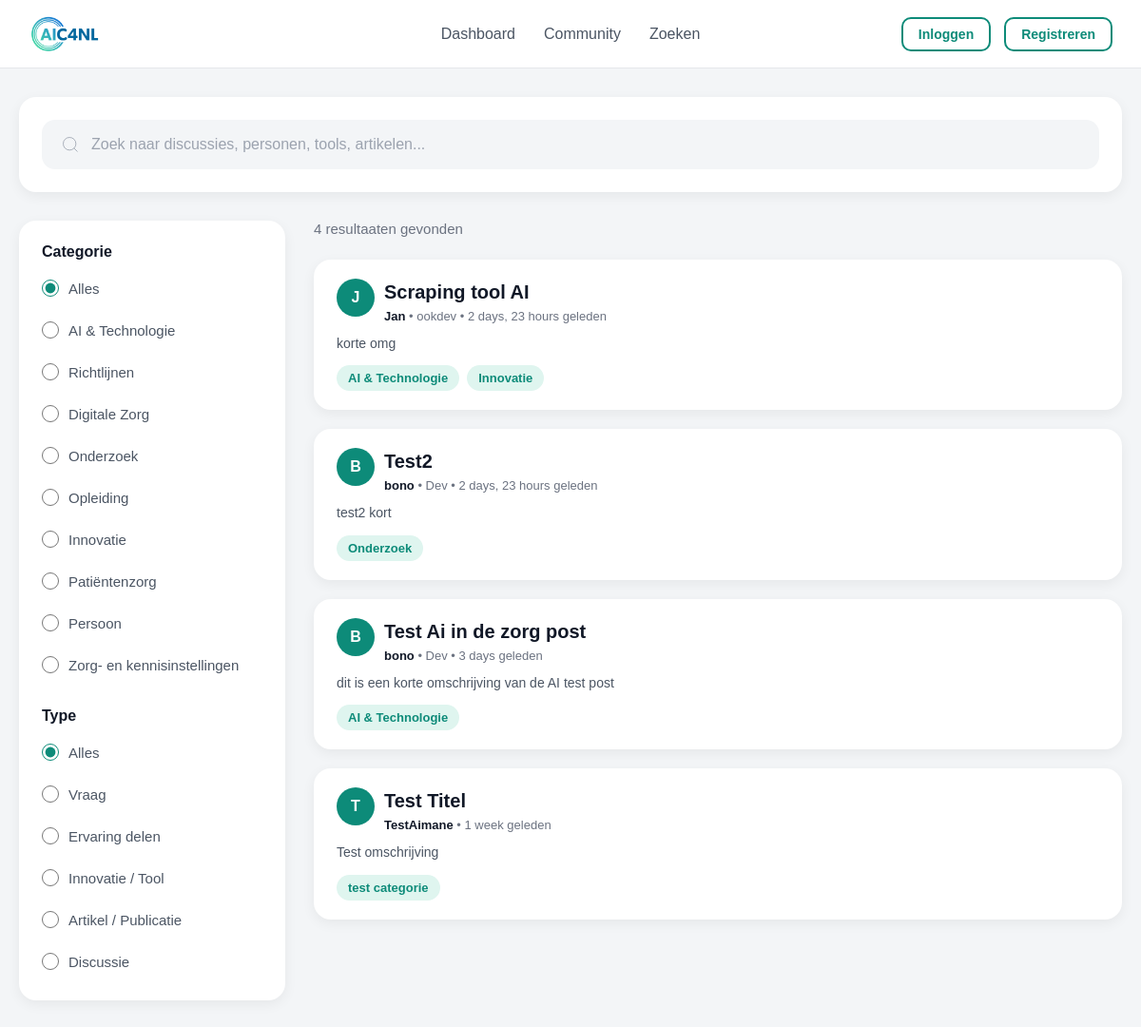
Page /zoeken/ on the earlier database version.
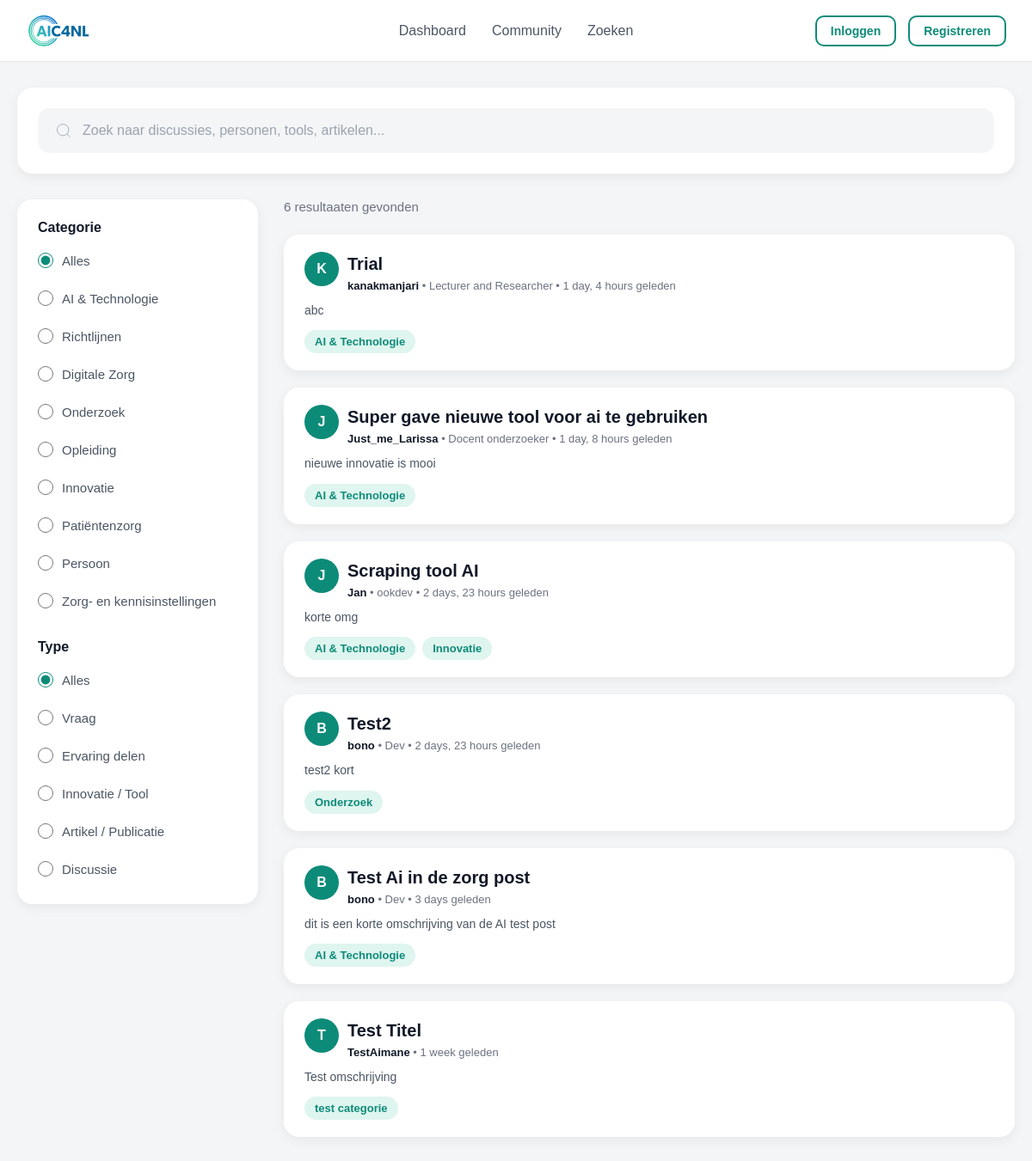
Same page on the later database version.
### core/models.py (models this page shows, shortened)
class Post(models.Model):
    title = models.CharField(max_length=255)
    type = models.CharField(max_length=255)
    short_description = models.CharField(max_length=500)
    long_description = models.TextField()
    created_at = models.DateTimeField(auto_now_add=True)
    image_path = models.CharField(max_length=500, blank=True, null=True)
    target_audience = models.CharField(max_length=255)
    category = models.CharField(max_length=255)
    is_validated = models.BooleanField(default=False)
    user = models.ForeignKey(
        User,
        on_delete=models.CASCADE,
        related_name="posts"
    )
    use_case = models.ForeignKey(
        UseCase,
        on_delete=models.SET_NULL,
        null=True,
        blank=True,
        related_name="posts"
    )
    institution = models.ForeignKey(
        Institution,
        on_delete=models.SET_NULL,
        null=True,
        blank=True,
        related_name="posts"
    )

class User(AbstractUser):
    email = models.EmailField(unique=True)
    date_of_birth = models.DateField(blank=True, null=True)
    function = models.CharField(max_length=255, blank=True, null=True)
    description = models.TextField(blank=True, null=True)
    ai_knowledge_level = models.IntegerField(
        validators=[MinValueValidator(1), MaxValueValidator(10)],
        blank=True,
        null=True
    )
    points = models.IntegerField(default=0)
    rank = models.CharField(max_length=255, blank=True, null=True)
    is_admin = models.BooleanField(default=False)
    institution = models.ForeignKey(
        Institution,
        on_delete=models.SET_NULL,
        null=True,
        blank=True,
        related_name="users"
    )
    badges = models.ManyToManyField(
        Badge,
        blank=True,
        related_name="users"
    )

### core/views.py (the view, shortened to what this page needs)
# urls.py: path('zoeken/', views.zoeken_view, name='zoeken'),
def zoeken_view(request):
    query = request.GET.get('q', '').strip()
    category = request.GET.get('category', '').strip()
    post_type = request.GET.get('type', '').strip()
    posts = []
    users = []
    institutions = []
    if category == 'Zorg- en kennisinstellingen':
        institutions = Institution.objects.all()
        if query:
            institutions = institutions.filter(
                Q(name__icontains=query) |
                Q(description__icontains=query)
            )
    else:
        posts = Post.objects.all().order_by('-created_at')
        if category and category != 'all':
            posts = posts.filter(category__icontains=category)
        if post_type and post_type != 'all':
            posts = posts.filter(type__iexact=post_type)
    for post in posts:
        if post.category:
            post.category_list = [cat.strip() for cat in post.category.split(',')]
        else:
            post.category_list = []
        if post.target_audience:
            post.audience_list = [aud.strip() for aud in post.target_audience.split(',')]
        else:
            post.audience_list = []
    from django.db.models import QuerySet
    posts_count = posts.count() if isinstance(posts, QuerySet) else len(posts)
    users_count = users.count() if isinstance(users, QuerySet) else len(users)
    inst_count = institutions.count() if isinstance(institutions, QuerySet) else len(institutions)
    results_count = posts_count + users_count + inst_count
    form = PostForm()
    return render(request, 'core/zoeken.html', {
        'posts': posts,
        'users': users,
        'institutions': institutions,
        'query': query,
        'results_count': results_count,
        'form': form,
        'post_type': post_type,
        'category': category
    })

### core/templates/core/zoeken.html (shortened to what this page needs)
{% extends 'core/base.html' %}
{% block content %}
<div class="search-page">
    <div class="search-card">
        <form class="search-form" method="GET" id="searchForm">
            <div class="search-input-wrapper">
                <svg class="search-icon" viewBox="0 0 24 24" fill="none" stroke="currentColor">
                    <circle cx="11" cy="11" r="8"></circle>
                    <path d="m21 21-4.35-4.35"></path>
                </svg>
                <input
                    type="text"
                    class="search-input"
                    placeholder="Zoek naar discussies, personen, tools, artikelen..."
                    name="q"
                    value="{{ query }}"
                    id="searchInput"
                    oninput="debouncedSearch()"
                >
            </div>
        </form>
    </div>
    <div class="search-layout">
        <aside class="search-filters">
            <form method="GET" class="filters-form" id="filtersForm">
                <div class="filter-section">
                    <h3 class="filter-title">Categorie</h3>
                    <div class="filter-group">
                        <label class="filter-option">
                            <input type="radio" name="category" value="all" {% if not category or category == 'all' %}checked{% endif %} onchange="this.form.submit();">
                            <span>Alles</span>
                        </label>
                        <label class="filter-option">
                            <input type="radio" name="category" value="AI &amp; Technologie" {% if category == 'AI & Technologie' %}checked{% endif %} onchange="this.form.submit();">
                            <span>AI & Technologie</span>
                        </label>
                        <label class="filter-option">
                            <input type="radio" name="category" value="Richtlijnen" {% if category == 'Richtlijnen' %}checked{% endif %} onchange="this.form.submit();">
                            <span>Richtlijnen</span>
                        </label>
                        <label class="filter-option">
                            <input type="radio" name="category" value="Digitale Zorg" {% if category == 'Digitale Zorg' %}checked{% endif %} onchange="this.form.submit();">
                            <span>Digitale Zorg</span>
                        </label>
                        <label class="filter-option">
                            <input type="radio" name="category" value="Onderzoek" {% if category == 'Onderzoek' %}checked{% endif %} onchange="this.form.submit();">
                            <span>Onderzoek</span>
                        </label>
                        <label class="filter-option">
                            <input type="radio" name="category" value="Opleiding" {% if category == 'Opleiding' %}checked{% endif %} onchange="this.form.submit();">
                            <span>Opleiding</span>
                        </label>
                        <label class="filter-option">
                            <input type="radio" name="category" value="Innovatie" {% if category == 'Innovatie' %}checked{% endif %} onchange="this.form.submit();">
                            <span>Innovatie</span>
                        </label>
                        <label class="filter-option">
                            <input type="radio" name="category" value="Patiëntenzorg" {% if category == 'Patiëntenzorg' %}checked{% endif %} onchange="this.form.submit();">
                            <span>Patiëntenzorg</span>
                        </label>
                        <label class="filter-option">
                            <input type="radio" name="category" value="Persoon" {% if category == 'Persoon' %}checked{% endif %} onchange="this.form.submit();">
                            <span>Persoon</span>
                        </label>
                        <label class="filter-option">
                            <input type="radio" name="category" value="Zorg- en kennisinstellingen" {% if category == 'Zorg- en kennisinstellingen' %}checked{% endif %} onchange="this.form.submit();">
                            <span>Zorg- en kennisinstellingen</span>
                        </label>
                    </div>
                </div>
                <div class="filter-section">
                    <h3 class="filter-title">Type</h3>
                    <div class="filter-group">
                        <label class="filter-option">
                            <input type="radio" name="type" value="all" {% if not request.GET.type or request.GET.type == 'all' %}checked{% endif %} onchange="document.getElementById('filtersForm').submit();">
                            <span>Alles</span>
                        </label>
                        <label class="filter-option">
                            <input type="radio" name="type" value="Vraag" {% if request.GET.type == 'Vraag' %}checked{% endif %} onchange="document.getElementById('filtersForm').submit();">
                            <span>Vraag</span>
                        </label>
                        <label class="filter-option">
                            <input type="radio" name="type" value="Ervaring delen" {% if request.GET.type == 'Ervaring delen' %}checked{% endif %} onchange="document.getElementById('filtersForm').submit();">
                            <span>Ervaring delen</span>
                        </label>
                        <label class="filter-option">
                            <input type="radio" name="type" value="Innovatie / Tool" {% if request.GET.type == 'Innovatie / Tool' %}checked{% endif %} onchange="document.getElementById('filtersForm').submit();">
                            <span>Innovatie / Tool</span>
                        </label>
                        <label class="filter-option">
                            <input type="radio" name="type" value="Artikel / Publicatie" {% if request.GET.type == 'Artikel / Publicatie' %}checked{% endif %} onchange="document.getElementById('filtersForm').submit();">
                            <span>Artikel / Publicatie</span>
                        </label>
                        <label class="filter-option">
                            <input type="radio" name="type" value="Discussie" {% if request.GET.type == 'Discussie' %}checked{% endif %} onchange="document.getElementById('filtersForm').submit();">
                            <span>Discussie</span>
                        </label>
                    </div>
                </div>
            </form>
        </aside>
        <main class="search-results">
            {% if results_count > 0 %}
                <div class="results-header">
                    <p class="results-count">{{ results_count }} resultaat{{ results_count|pluralize:"en" }} gevonden</p>
                </div>
                {% if users %}
                    {% for user in users %}
                        <div class="result-card" style="cursor: pointer;" onclick="window.location.href='{% url 'user_profile' user.username %}';">
                            <div style="display: flex; align-items: flex-start; gap: 15px;">
                                <div class="post-user-avatar" style="width: 50px; height: 50px; flex-shrink: 0; font-size: 20px;">
                                    {{ user.username|slice:":1"|upper }}
                                </div>
                                <div style="flex: 1;">
                                    <h3 class="result-title" style="margin: 0 0 4px 0;">{{ user.get_full_name|default:user.username }}</h3>
                                    <div style="color: #6b7280; font-size: 13px;">
                                        <span style="color: #111827; font-weight: 600;">@{{ user.username }}</span>
                                        {% if user.function %}<span class="result-description"> • {{ user.function }}</span>{% endif %}
                                    </div>
                                    {% if user.description %}
                                        <p class="result-description" style="margin: 8px 0 0 0; color: #4b5563; font-size: 13px; line-height: 1.5;">{{ user.description }}</p>
                                    {% endif %}
                                    <div style="margin-top: 10px; display: flex; gap: 15px; font-size: 13px; color: #6b7280;">
                                        <span><strong style="color: #111827;">{{ user.posts.count }}</strong> bijdragen</span>
                                        <span><strong style="color: #0d8b79;">{{ user.points }}</strong> punten</span>
                                        <span>Level <strong>{{ user.get_level }}</strong></span>
                                    </div>
                                </div>
                                <span style="background: #0d8b79; color: white; padding: 8px 16px; border-radius: 6px; font-size: 13px; font-weight: 500; white-space: nowrap;">Profiel</span>
                            </div>
                        </div>
                    {% endfor %}
                {% else %}
                    {% for post in posts %}
                        <div class="result-card" onclick="openPostDetail({{ post.id }}, '{{ post.title|escapejs }}', '{{ post.user.username|escapejs }}', '{{ post.user.function|escapejs }}', '{{ post.created_at|timesince }} geleden', '{{ post.type|escapejs }}', '{{ post.short_description|escapejs }}', '{{ post.long_description|escapejs }}', '{{ post.category|escapejs }}')" style="cursor: pointer;">
                            <div style="display: flex; align-items: flex-start; gap: 10px; margin-bottom: 10px;">
                                <div class="post-user-avatar" style="width: 40px; height: 40px; flex-shrink: 0;">
                                    {{ post.user.username|slice:":1"|upper }}
                                </div>
                                <div style="flex: 1; min-width: 0;">
                                    <h3 class="result-title" style="margin: 0 0 4px 0;">{{ post.title }}</h3>
                                    <div style="color: #6b7280; font-size: 13px;">
                                        <span style="font-weight: 600; color: #111827;">{{ post.user.username }}</span>
                                        {% if post.user.function %}<span> • {{ post.user.function }}</span>{% endif %}
                                        <span> • {{ post.created_at|timesince }} geleden</span>
                                    </div>
                                </div>
                            </div>
                            <p class="result-description">{{ post.short_description }}</p>
                            <div class="result-tags" style="margin-top: 8px;">
                                {% if post.category_list %}
                                    {% for cat in post.category_list %}
                                        <span class="tag">{{ cat }}</span>
                                    {% endfor %}
                                {% endif %}
                            </div>
                        </div>
                    {% endfor %}
                {% endif %}
            {% else %}
                <div class="no-results">
                    <p>Geen resultaten gevonden{% if query %} voor "{{ query }}"{% endif %}</p>
                </div>
            {% endif %}
        </main>
    </div>
</div>
{% endblock %}

Differences in the rows shown:
added Post: user.username "K", title "Trial", user.username "kanakmanjari", user.function "Lecturer and Researcher", created_at "1 day, 4 hours", short_description "abc", category_list "AI & Technologie"
added Post: user.username "J", title "Super gave nieuwe tool voor ai te gebruiken", user.username "Just_me_Larissa", user.function "Docent onderzoeker", created_at "1 day, 8 hours", short_description "nieuwe innovatie is mooi", category_list "AI & Technologie"
Other differences:
{{ results_count }}: "4" → "6"
